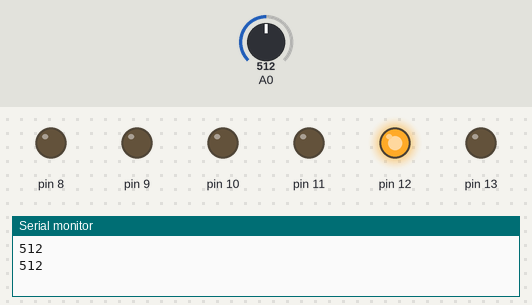
A sketch run on a simulated Arduino Uno, built with avr-gcc and run on an emulated ATmega328P. On the bench: output pins drawn as LEDs (lit = HIGH), the last lines printed to the serial monitor. Dashed ring = blinking. The inputs (shaded band) are chosen by the test bench; at power-on: A0 = 512.

Above: at 3.8 s.
3.9 s: A0 set to 122
At 4.5 s:
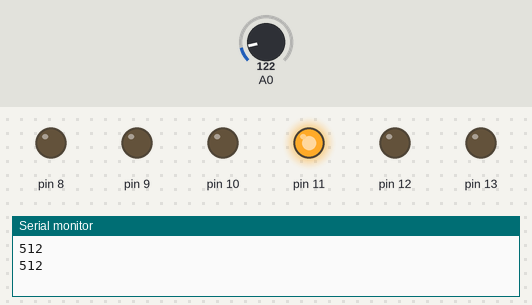
7.9 s: A0 set to 0
At 8.6 s:
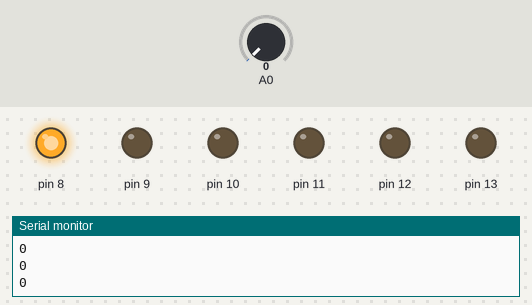
11.9 s: A0 set to 306
At 12.37 s:
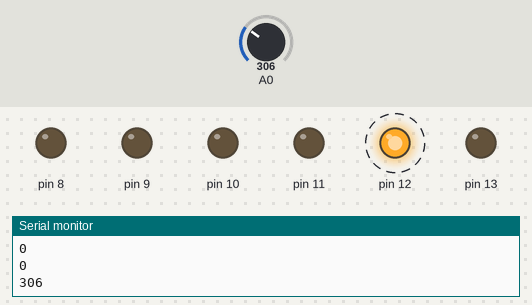
Timing chart, 0 to 21.9 s (numbered marks = the images above; inputs shaded):
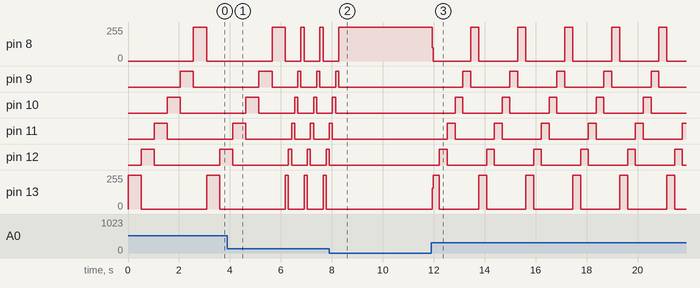

Measured:
- after the input at 7.9 s, pin 8: goes on until 8.3 s, then stays 255/255; pin 9: goes on until 8.3 s, then stays LOW; pin 10: goes on until 8.1 s, then stays LOW; pin 11: goes on until 8.0 s, then stays LOW; pin 12: goes on until 7.9 s, then stays LOW
- after the input at 11.9 s, pin 8: 255/255 → 101/255 at once, then repeats every 1.8 s: 0/255 1.5 s, 255/255 0.32 s; pin 9: alternates HIGH for 0.31 s and LOW for 1.5 s, starting after 1.2 s
- by itself, pin 8: repeats every 0.74 s: 0/255 0.61 s, 255/255 0.13 s
- by itself, pin 12: repeats every 0.74 s: HIGH 0.12 s, LOW 0.62 s
- by itself, pin 13: alternates 255/255 for 0.12 s and 0/255 for 0.62 s

The sketch:

entrenador1_p4.ino
```cpp
// PRÁCTICA 1

// EJERCICIO 4
// Con una sola indicación se puede declarar al puerto B como salidas

void setup() {
  Serial.begin(9600);
  DDRB = B111111;
}

void loop() {
  // La función analogRead dara lectura, en este caso, a una señal analógica y con "int" se volverá valor entero.
  // La cual se podrá ir cambiando de intensidad con un potenciómetro.
  int a = analogRead(A0);

  // Con println se mostrarán los valores enteros de la intesidad de la señal.
  Serial.println(a);
  delay(10);

  // Primero se lee la intensidad y este número será también el tiempo que permanezca encendido el led.
  // Si la intensidad es baja, la velocidad con que encienden y apagan los leds será alta,
  // ya que 'menos intensidad = menos tiempo = cambio rápido'
  // Si la intensidad es alta, la velocidad será baja. La intensidad será inversamente proporcional a la velocidad de cambio de led.

  PORTB = B100000;
  delay(a);
  PORTB = B010000;
  delay(a);
  PORTB = B001000;
  delay(a);
  PORTB = B000100;
  delay(a);
  PORTB = B000010;
  delay(a);
  PORTB = B000001;
  delay(a);
}
```
